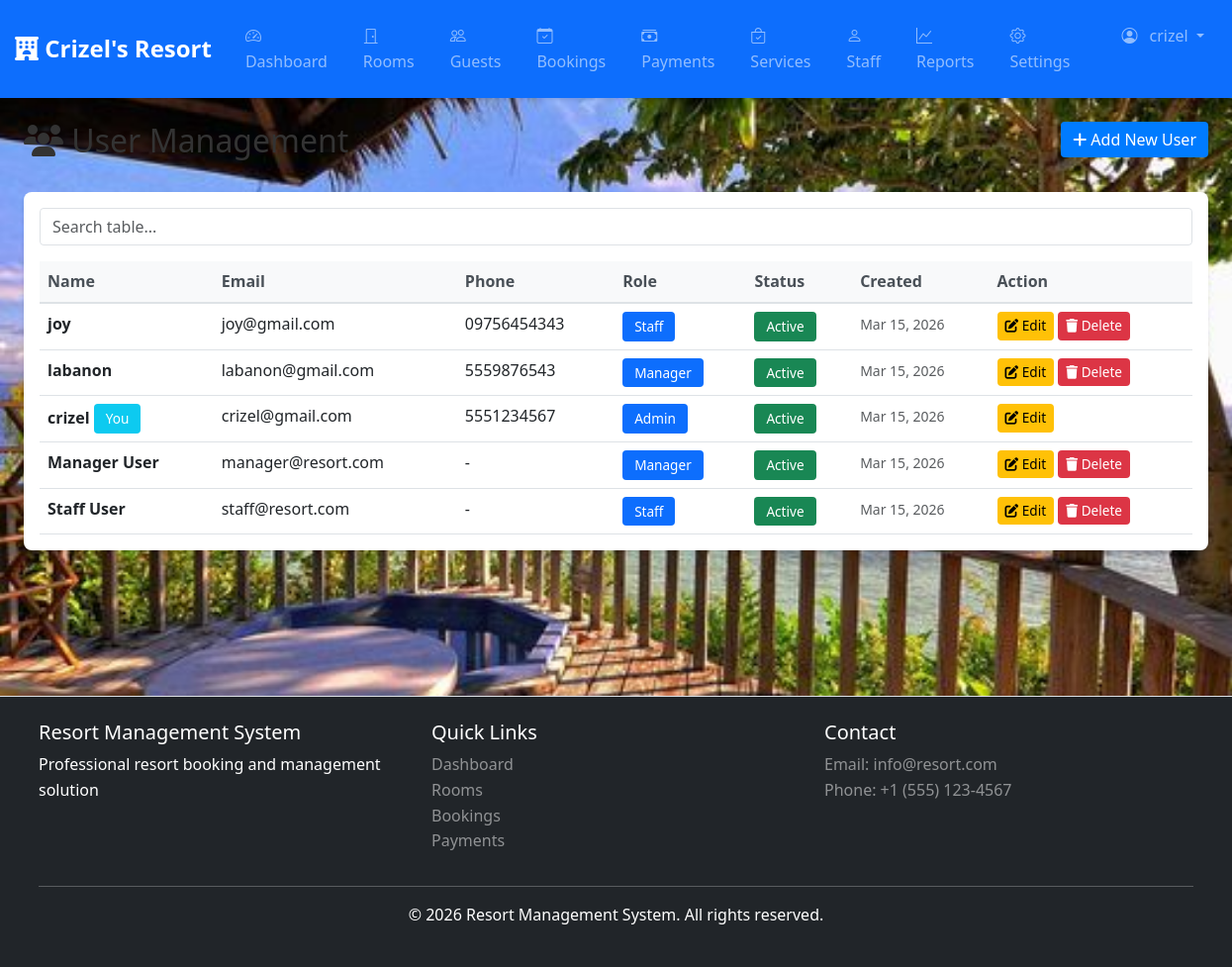
/users.php (signed in), run on the app's committed database.
### tables this page shows
CREATE TABLE `users` (
  `id` int(11) NOT NULL,
  `name` varchar(100) NOT NULL,
  `email` varchar(100) NOT NULL,
  `password` varchar(255) NOT NULL,
  `role` enum('admin','staff','manager') DEFAULT 'staff',
  `phone` varchar(20) DEFAULT NULL,
  `created_at` timestamp NOT NULL DEFAULT current_timestamp(),
  `updated_at` timestamp NOT NULL DEFAULT current_timestamp() ON UPDATE current_timestamp(),
  `status` enum('active','inactive') DEFAULT 'active'
);

### users.php (the view, shortened to what this page needs)
<?php
require_once 'config/db.php';
$action = $_GET['action'] ?? 'list';
$csrf_token = generateToken();
$users_result = $conn->query("SELECT * FROM users ORDER BY created_at DESC");
?>
<?php include 'views/header.php'; ?>
<div class="row mb-4">
    <div class="col-md-8">
        <h2><i class="fas fa-users"></i> User Management</h2>
    </div>
    <div class="col-md-4 text-end">
        <?php if ($action !== 'add'): ?>
            <a href="users.php?action=add" class="btn btn-primary">
                <i class="fas fa-plus"></i> Add New User
            </a>
        <?php else: ?>
            <a href="users.php" class="btn btn-secondary">
                <i class="fas fa-arrow-left"></i> Back to List
            </a>
        <?php endif; ?>
    </div>
</div>
<?php if ($action === 'add'): ?>
    <div class="row">
        <div class="col-md-8">
            <div class="card">
                <div class="card-header">
                    <h5 class="mb-0">Create New User</h5>
                </div>
                <div class="card-body">
                    <form method="POST" action="users.php?action=add">
                        <div class="mb-3">
                            <label for="name" class="form-label">Full Name *</label>
                            <input type="text" class="form-control" id="name" name="name" required placeholder="Enter full name">
                        </div>
                        <div class="mb-3">
                            <label for="email" class="form-label">Email Address *</label>
                            <input type="email" class="form-control" id="email" name="email" required placeholder="Enter email">
                        </div>
                        <div class="mb-3">
                            <label for="password" class="form-label">Password *</label>
                            <input type="password" class="form-control" id="password" name="password" required placeholder="Minimum 6 characters">
                            <small class="text-muted">Password will be securely hashed</small>
                        </div>
                        <div class="mb-3">
                            <label for="phone" class="form-label">Phone Number</label>
                            <input type="tel" class="form-control" id="phone" name="phone" placeholder="Enter phone number">
                        </div>
                        <div class="mb-3">
                            <label for="role" class="form-label">Role *</label>
                            <select class="form-control" id="role" name="role" required>
                                <option value="">-- Select Role --</option>
                                <option value="admin">👑 Admin - Full system access</option>
                                <option value="manager">📋 Manager - Operational management</option>
                                <option value="staff">👤 Staff - Limited access</option>
                            </select>
                        </div>
                        <input type="hidden" name="csrf_token" value="<?php echo htmlspecialchars($csrf_token); ?>">
                        <div class="d-grid gap-2 d-md-flex justify-content-md-end">
                            <button type="reset" class="btn btn-secondary">
                                <i class="fas fa-redo"></i> Clear
                            </button>
                            <button type="submit" class="btn btn-success">
                                <i class="fas fa-save"></i> Create User
                            </button>
                        </div>
                    </form>
                </div>
            </div>
            <div class="card mt-3">
                <div class="card-header">
                    <h5 class="mb-0">Role Descriptions</h5>
                </div>
                <div class="card-body">
                    <h6 class="mb-2">👑 Admin</h6>
                    <p class="text-muted">Full system access including user management, system settings, and all operational features.</p>
                    <h6 class="mb-2">📋 Manager</h6>
                    <p class="text-muted">Can manage rooms, bookings, guests, and view reports. Cannot manage users or system settings.</p>
                    <h6 class="mb-2">👤 Staff</h6>
                    <p class="text-muted">Limited access to view bookings, process check-ins/check-outs. Cannot delete records or manage users.</p>
                </div>
            </div>
        </div>
    </div>
<?php else: ?>
    <div class="card">
        <div class="card-body">
            <?php if ($users_result->num_rows > 0): ?>
                <div class="table-responsive">
                    <table class="table table-hover">
                        <thead class="table-light">
                            <tr>
                                <th>Name</th>
                                <th>Email</th>
                                <th>Phone</th>
                                <th>Role</th>
                                <th>Status</th>
                                <th>Created</th>
                                <th>Action</th>
                            </tr>
                        </thead>
                        <tbody>
                            <?php while ($user = $users_result->fetch_assoc()): ?>
                                <tr>
                                    <td>
                                        <strong><?php echo htmlspecialchars($user['name']); ?></strong>
                                        <?php if ($user['id'] == $_SESSION['user_id']): ?>
                                            <span class="badge bg-info">You</span>
                                        <?php endif; ?>
                                    </td>
                                    <td><?php echo htmlspecialchars($user['email']); ?></td>
                                    <td><?php echo htmlspecialchars($user['phone'] ?? '-'); ?></td>
                                    <td>
                                        <span class="badge bg-primary"><?php echo ucfirst($user['role']); ?></span>
                                    </td>
                                    <td>
                                        <?php if ($user['status'] === 'active'): ?>
                                            <span class="badge bg-success">Active</span>
                                        <?php else: ?>
                                            <span class="badge bg-danger">Inactive</span>
                                        <?php endif; ?>
                                    </td>
                                    <td>
                                        <small class="text-muted"><?php echo date('M d, Y', strtotime($user['created_at'])); ?></small>
                                    </td>
                                    <td>
                                        <button class="btn btn-sm btn-warning" data-bs-toggle="modal" data-bs-target="#editModal"
                                            onclick="editUser(<?php echo htmlspecialchars(json_encode($user)); ?>)">
                                            <i class="fas fa-edit"></i> Edit
                                        </button>
                                        <?php if ($user['id'] != $_SESSION['user_id']): ?>
                                            <button class="btn btn-sm btn-danger" data-bs-toggle="modal" data-bs-target="#deleteModal"
                                                onclick="deleteUser(<?php echo $user['id']; ?>, <?php echo htmlspecialchars(json_encode($user['name'])); ?>)">
                                                <i class="fas fa-trash"></i> Delete
                                            </button>
                                        <?php endif; ?>
                                    </td>
                                </tr>
                            <?php endwhile; ?>
                        </tbody>
                    </table>
                </div>
            <?php else: ?>
                <div class="alert alert-info">
                    <i class="fas fa-info-circle"></i> No users found. <a href="users.php?action=add">Create the first user</a>
                </div>
            <?php endif; ?>
        </div>
    </div>
<?php endif; ?>
<?php include 'views/footer.php'; ?>

### css/style.css (style rules this page uses)
:root { --primary-color: #007bff; --secondary-color: #6c757d; --success-color: #28a745; --danger-color: #dc3545; --warning-color: #ffc107; --info-color: #17a2b8; }
* { margin: 0; padding: 0; box-sizing: border-box; }
body { font-family: 'Segoe UI', Tahoma, Geneva, Verdana, sans-serif; background-image: url('../resort.jpg'); background-attachment: fixed; background-size: cover; background-position: center; background-repeat: no-repeat; color: #333; line-height: 1.6; }
.card { border: none; box-shadow: 0 0.125rem 0.25rem rgba(0, 0, 0, 0.1); margin-bottom: 1.5rem; transition: transform 0.3s ease, box-shadow 0.3s ease; border-radius: 0.5rem; }
.table { margin-bottom: 0; }
.table-light { background-color: #f8f9fa; }
.table th { font-weight: 600; border-bottom: 2px solid #dee2e6; color: #495057; }
.btn { border-radius: 0.25rem; font-weight: 500; transition: all 0.3s ease; border: none; }
.btn-primary { background-color: var(--primary-color); }
.btn-sm { padding: 0.25rem 0.5rem; font-size: 0.85rem; }
.badge { padding: 0.5rem 0.75rem; border-radius: 0.25rem; font-weight: 500; font-size: 0.85rem; }
.alert, .card { animation: fadeIn 0.3s ease; }
.mb-4 { margin-bottom: 1.5rem !important; }

### data on the page
users: name "joy", email "joy@gmail.com", phone "09756454343", role "Staff", status "Active", created_at "Mar 15, 2026"
users: name "labanon", email "labanon@gmail.com", phone "5559876543", role "Manager", status "Active", created_at "Mar 15, 2026"
users: name "crizel", shows "You", email "crizel@gmail.com", phone "5551234567", role "Admin", status "Active", created_at "Mar 15, 2026"
users: name "Manager User", email "manager@resort.com", phone "-", role "Manager", status "Active", created_at "Mar 15, 2026"
users: name "Staff User", email "staff@resort.com", phone "-", role "Staff", status "Active", created_at "Mar 15, 2026"

### other printed values
$_SESSION['user_name'] "crizel"
